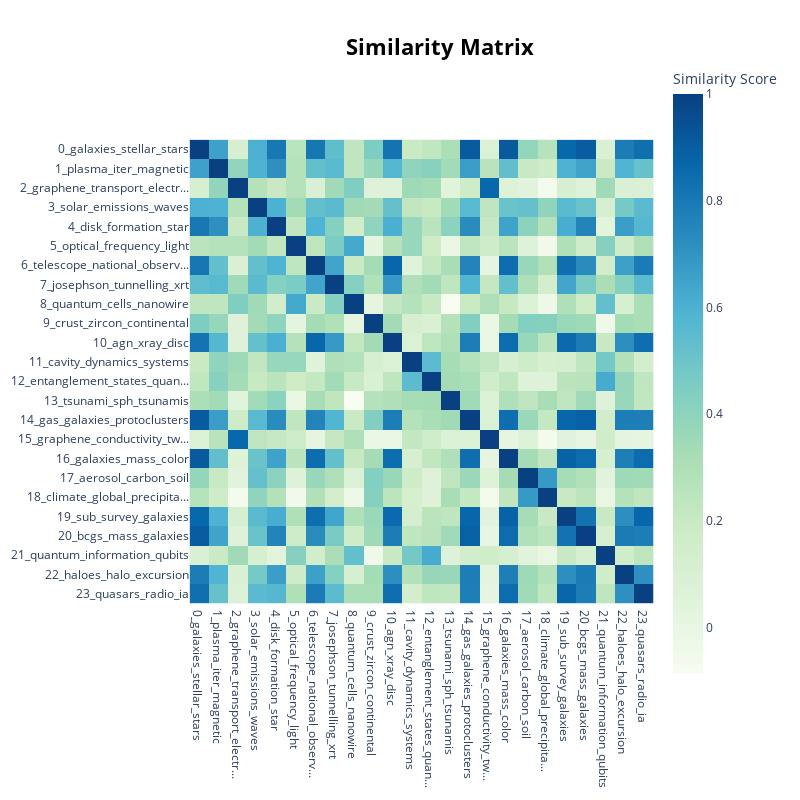

Notebook source saved alongside this figure:
### Code cell
topic_model.visualize_heatmap()

### Figure 1 — Plotly figure (JSON) as saved in the notebook; plotly's stock layout.template omitted (floating-point values rounded to 4 significant figures; data arrays with more than 128 entries replaced by an {"elided": "..."} marker saying what was removed)
{"data": [{"coloraxis": "coloraxis", "hovertemplate": "x: %{x}<br>y: %{y}<br>Similarity Score: %{z}<extra></extra>", "name": "0", "type": "heatmap", "x": ["0_galaxies_stellar_stars", "1_plasma_iter_magnetic", "2_graphene_transport_electr...", "3_solar_emissions_waves", "4_disk_formation_star", "5_optical_frequency_light", "6_telescope_national_observ...", "7_josephson_tunnelling_xrt", "8_quantum_cells_nanowire", "9_crust_zircon_continental", "10_agn_xray_disc", "11_cavity_dynamics_systems", "12_entanglement_states_quan...", "13_tsunami_sph_tsunamis", "14_gas_galaxies_protoclusters", "15_graphene_conductivity_tw...", "16_galaxies_mass_color", "17_aerosol_carbon_soil", "18_climate_global_precipita...", "19_sub_survey_galaxies", "20_bcgs_mass_galaxies", "21_quantum_information_qubits", "22_haloes_halo_excursion", "23_quasars_radio_ia"], "xaxis": "x", "y": ["0_galaxies_stellar_stars", "1_plasma_iter_magnetic", "2_graphene_transport_electr...", "3_solar_emissions_waves", "4_disk_formation_star", "5_optical_frequency_light", "6_telescope_national_observ...", "7_josephson_tunnelling_xrt", "8_quantum_cells_nanowire", "9_crust_zircon_continental", "10_agn_xray_disc", "11_cavity_dynamics_systems", "12_entanglement_states_quan...", "13_tsunami_sph_tsunamis", "14_gas_galaxies_protoclusters", "15_graphene_conductivity_tw...", "16_galaxies_mass_color", "17_aerosol_carbon_soil", "18_climate_global_precipita...", "19_sub_survey_galaxies", "20_bcgs_mass_galaxies", "21_quantum_information_qubits", "22_haloes_halo_excursion", "23_quasars_radio_ia"], "yaxis": "y", "z": {"elided": "24x24 float values"}}], "layout": {"coloraxis": {"colorbar": {"title": {"text": "Similarity Score"}}, "colorscale": [[0, "rgb(247,252,240)"], [0.125, "rgb(224,243,219)"], [0.25, "rgb(204,235,197)"], [0.375, "rgb(168,221,181)"], [0.5, "rgb(123,204,196)"], [0.625, "rgb(78,179,211)"], [0.75, "rgb(43,140,190)"], [0.875, "rgb(8,104,172)"], [1, "rgb(8,64,129)"]]}, "height": 800, "hoverlabel": {"bgcolor": "white", "font": {"family": "Rockwell", "size": 16}}, "legend": {"title": {"text": "Trend"}}, "margin": {"t": 60}, "showlegend": true, "title": {"font": {"color": "Black", "size": 22}, "text": "<b>Similarity Matrix</b>", "x": 0.55, "xanchor": "center", "y": 0.95, "yanchor": "top"}, "width": 800, "xaxis": {"anchor": "y", "constrain": "domain", "domain": [0, 1], "scaleanchor": "y"}, "yaxis": {"anchor": "x", "autorange": "reversed", "constrain": "domain", "domain": [0, 1]}}}
